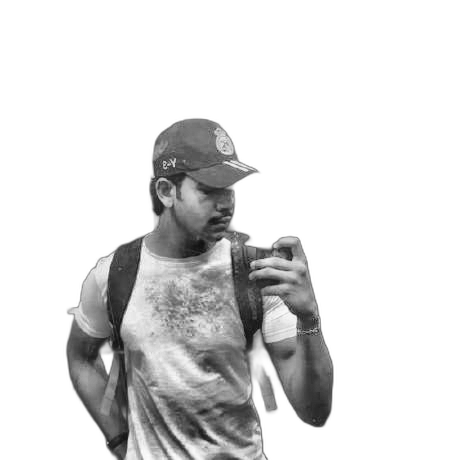
#> input picture source-prepped.png, 460 x 460 px, found by its file name
$ python make_ascii_svg.py
#> lines starting #> are read from the running program, lines starting #| are printed output that depends on the picture
#!/usr/bin/env python3
"""Convert source-prepped.png into a self-typing monochrome ASCII SVG.

Each pixel of a ~100x53 character grid picks a glyph from a density
ramp. Every row is wrapped in a horizontal clip that wipes left-to-right
(with a block cursor riding the wipe edge), staggered top to bottom.
The portrait prints once and freezes - no looping. SMIL only, so GitHub
plays it inside an <img>.

Run:  python scripts/make_ascii_svg.py   # writes adi-ascii.svg
"""
from PIL import Image

SRC = "source-prepped.png"
OUT = "adi-ascii.svg"

RAMP = " .`:-=+*cs#%@"   # bright (sparse) -> dark (dense)
#        ^ leading space clears the background to nothing

COLS, ROWS = 100, 53
CHAR_W, LINE_H = 6.0, 11.0
FONT_SIZE = 10
PAD_X, PAD_Y = 14, 12
BAR_H = 28

INK = "#c9d1d9"        # one light-gray fill: monochrome, not confetti
BG = "#0d1117"
BORDER = "#30363d"
FONT = "ui-monospace,SFMono-Regular,'Cascadia Code',Menlo,Consolas,monospace"

T0 = 0.2               # s before the first row starts printing
STAGGER = 0.05         # s between row starts
WIPE = 0.9             # s for one row's left-to-right wipe


def esc(s: str) -> str:
    return s.replace("&", "&amp;").replace("<", "&lt;").replace(">", "&gt;")


def main() -> None:
    img = Image.open(SRC).convert("L")
#> img is the input picture: PIL image 460x460 L; min 13, max 255, mean 221.1

    # crop to the subject so the portrait fills the frame
    bbox = img.point(lambda v: 255 if v < 250 else 0).getbbox()
#> bbox = (65, 117, 334, 460)
    if bbox:
        m = int(min(img.size) * 0.03)
#> m = 13
        img = img.crop((max(bbox[0] - m, 0), max(bbox[1] - m, 0),
                        min(bbox[2] + m, img.width), min(bbox[3] + m, img.height)))
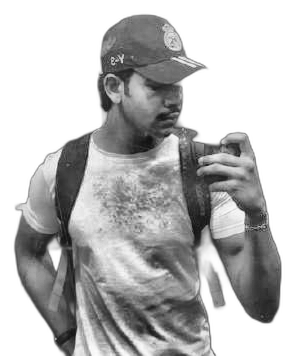
#> img: PIL image 295x356 L; min 13, max 255, mean 186.7

    # push midtones darker so faces print with real density
    img = img.point(lambda v: int(255 * (v / 255) ** 1.35))
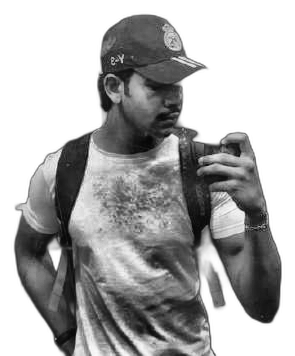
#> img: PIL image 295x356 L; min 4, max 255, mean 173.7

    img = img.resize((COLS, ROWS), Image.LANCZOS)
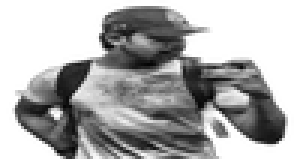
#> img: PIL image 100x53 L (shown 3 times larger); min 4, max 255, mean 173.5
    px = img.load()

    rows = []
    for r in range(ROWS):
        line = "".join(
            RAMP[min(int((255 - px[c, r]) / 256 * len(RAMP)), len(RAMP) - 1)]
            for c in range(COLS)
        ).rstrip()
        rows.append(line)
#> after the loop, rows = 53 items

    grid_w = COLS * CHAR_W
    width = int(2 * PAD_X + grid_w)
    height = int(BAR_H + PAD_Y + ROWS * LINE_H + PAD_Y)

    out = []
    out.append(
        f'<svg xmlns="http://www.w3.org/2000/svg" width="{width}" height="{height}" '
        f'viewBox="0 0 {width} {height}" font-family="{FONT}" font-size="{FONT_SIZE}">'
    )
    # terminal window chrome
    out.append(f'<rect width="{width}" height="{height}" rx="8" fill="{BG}" stroke="{BORDER}"/>')
    out.append(f'<line x1="1" y1="{BAR_H}" x2="{width - 1}" y2="{BAR_H}" stroke="{BORDER}"/>')
    for i, dot in enumerate(("#ff5f56", "#ffbd2e", "#27c93f")):
        out.append(f'<circle cx="{16 + i * 18}" cy="{BAR_H // 2}" r="5" fill="{dot}"/>')
    out.append(
        f'<text x="{width // 2}" y="{BAR_H // 2 + 4}" text-anchor="middle" '
        f'fill="#8b949e">adi@github: ~/adi.jpg</text>'
    )

    out.append("<defs>")
    for r, line in enumerate(rows):
        if not line:
            continue
        begin = T0 + r * STAGGER
        out.append(
            f'<clipPath id="c{r}"><rect x="{PAD_X}" y="0" width="0" height="{height}">'
            f'<animate attributeName="width" from="0" to="{grid_w:g}" '
            f'begin="{begin:.2f}s" dur="{WIPE}s" fill="freeze"/></rect></clipPath>'
        )
#> this loop made 53 passes
#> begin on passes 3 to 14: 0.3, 0.35, 0.4, 0.45, 0.5, 0.55, 0.6, 0.65, 0.7, 0.75, 0.8, 0.85
#> line on passes 1 to 2: '', ''
#> after the loop, out = 59 items
    out.append("</defs>")

    for r, line in enumerate(rows):
        if not line:
            continue
        begin = T0 + r * STAGGER
        end = begin + WIPE
        y = BAR_H + PAD_Y + (r + 1) * LINE_H - 3
        out.append(
            f'<g clip-path="url(#c{r})"><text x="{PAD_X}" y="{y:g}" xml:space="preserve" '
            f'fill="{INK}" textLength="{len(line) * CHAR_W:g}" '
            f'lengthAdjust="spacing">{esc(line)}</text></g>'
        )
        # block cursor riding the wipe edge, gone when the row is done
        out.append(
            f'<rect x="{PAD_X}" y="{y - FONT_SIZE + 1:g}" width="{CHAR_W:g}" '
            f'height="{FONT_SIZE + 1}" fill="{INK}" opacity="0">'
            f'<set attributeName="opacity" to="0.85" begin="{begin:.2f}s"/>'
            f'<animate attributeName="x" from="{PAD_X}" to="{PAD_X + grid_w:g}" '
            f'begin="{begin:.2f}s" dur="{WIPE}s" fill="freeze"/>'
            f'<set attributeName="opacity" to="0" begin="{end:.2f}s"/></rect>'
        )
#> this loop made 53 passes
#> (begin, end, y) on passes 3 to 14: (0.3, 1.2, 70), (0.35, 1.25, 81), (0.4, 1.3, 92), (0.45, 1.35, 103), (0.5, 1.4, 114), (0.55, 1.45, 125), (0.6, 1.5, 136), (0.65, 1.55, 147), (0.7, 1.6, 158), (0.75, 1.65, 169), (0.8, 1.7, 180), (0.85, 1.75, 191)
#> after the loop, out = 162 items

    out.append("</svg>")
    svg = "\n".join(out)
    with open(OUT, "w") as f:
        f.write(svg)
    print(f"wrote {OUT} ({width}x{height}, {len(svg) // 1024} KiB)")
#| wrote adi-ascii.svg (628x635, 33 KiB)


if __name__ == "__main__":
    main()
